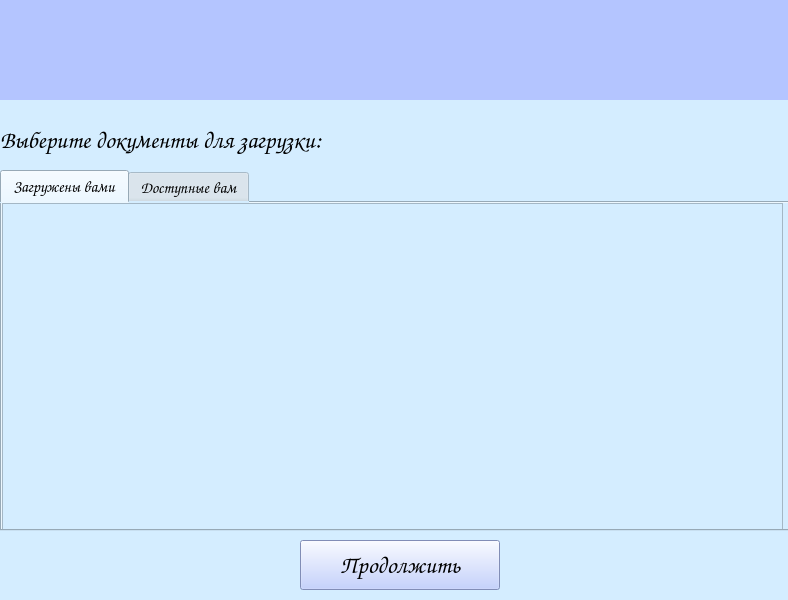
<?xml version="1.0" encoding="UTF-8"?>
<ui version="4.0">
 <class>tableDocumentsWindow</class>
 <widget class="QMainWindow" name="tableDocumentsWindow">
  <property name="windowModality">
   <enum>Qt::NonModal</enum>
  </property>
  <property name="geometry">
   <rect>
    <x>0</x>
    <y>0</y>
    <width>788</width>
    <height>600</height>
   </rect>
  </property>
  <property name="font">
   <font>
    <weight>50</weight>
    <bold>false</bold>
   </font>
  </property>
  <property name="windowTitle">
   <string>Experiment</string>
  </property>
  <property name="styleSheet">
   <string notr="true">background-color: rgb(212, 237, 255);</string>
  </property>
  <widget class="QWidget" name="centralwidget">
   <widget class="QLabel" name="hiLabel">
    <property name="geometry">
     <rect>
      <x>0</x>
      <y>0</y>
      <width>800</width>
      <height>100</height>
     </rect>
    </property>
    <property name="font">
     <font>
      <family>Comic Sans MS</family>
      <pointsize>20</pointsize>
      <weight>75</weight>
      <italic>false</italic>
      <bold>true</bold>
     </font>
    </property>
    <property name="layoutDirection">
     <enum>Qt::LeftToRight</enum>
    </property>
    <property name="autoFillBackground">
     <bool>false</bool>
    </property>
    <property name="styleSheet">
     <string notr="true">background-color: rgb(180, 197, 255);</string>
    </property>
    <property name="text">
     <string/>
    </property>
    <property name="alignment">
     <set>Qt::AlignCenter</set>
    </property>
    <property name="wordWrap">
     <bool>true</bool>
    </property>
   </widget>
   <widget class="QPushButton" name="continueButton">
    <property name="geometry">
     <rect>
      <x>300</x>
      <y>540</y>
      <width>200</width>
      <height>50</height>
     </rect>
    </property>
    <property name="font">
     <font>
      <family>Comic Sans MS</family>
      <pointsize>18</pointsize>
      <weight>75</weight>
      <bold>true</bold>
     </font>
    </property>
    <property name="styleSheet">
     <string notr="true">background-color: rgb(180, 197, 255);</string>
    </property>
    <property name="text">
     <string>Продолжить</string>
    </property>
    <property name="default">
     <bool>false</bool>
    </property>
    <property name="flat">
     <bool>false</bool>
    </property>
   </widget>
   <widget class="QLabel" name="infoLabel">
    <property name="geometry">
     <rect>
      <x>0</x>
      <y>110</y>
      <width>800</width>
      <height>60</height>
     </rect>
    </property>
    <property name="font">
     <font>
      <family>Comic Sans MS</family>
      <pointsize>18</pointsize>
      <weight>50</weight>
      <italic>false</italic>
      <bold>false</bold>
     </font>
    </property>
    <property name="layoutDirection">
     <enum>Qt::LeftToRight</enum>
    </property>
    <property name="autoFillBackground">
     <bool>false</bool>
    </property>
    <property name="styleSheet">
     <string notr="true"/>
    </property>
    <property name="text">
     <string>Выберите документы для загрузки:</string>
    </property>
    <property name="alignment">
     <set>Qt::AlignLeading|Qt::AlignLeft|Qt::AlignVCenter</set>
    </property>
    <property name="wordWrap">
     <bool>false</bool>
    </property>
    <property name="margin">
     <number>5</number>
    </property>
   </widget>
   <widget class="QTabWidget" name="tabWidget">
    <property name="geometry">
     <rect>
      <x>0</x>
      <y>170</y>
      <width>791</width>
      <height>361</height>
     </rect>
    </property>
    <property name="font">
     <font>
      <family>Comic Sans MS</family>
      <pointsize>12</pointsize>
     </font>
    </property>
    <property name="layoutDirection">
     <enum>Qt::LeftToRight</enum>
    </property>
    <property name="currentIndex">
     <number>0</number>
    </property>
    <widget class="QWidget" name="tab">
     <property name="font">
      <font>
       <family>Comic Sans MS</family>
       <pointsize>16</pointsize>
      </font>
     </property>
     <attribute name="title">
      <string>Загружены вами</string>
     </attribute>
     <widget class="QTableWidget" name="tableCreateDocumentWidget">
      <property name="geometry">
       <rect>
        <x>0</x>
        <y>0</y>
        <width>781</width>
        <height>331</height>
       </rect>
      </property>
      <property name="font">
       <font>
        <family>Comic Sans MS</family>
        <pointsize>14</pointsize>
       </font>
      </property>
      <property name="editTriggers">
       <set>QAbstractItemView::NoEditTriggers</set>
      </property>
     </widget>
    </widget>
    <widget class="QWidget" name="tab_2">
     <attribute name="title">
      <string>Доступные вам</string>
     </attribute>
     <widget class="QTableWidget" name="tableAvailableDocumentWidget">
      <property name="geometry">
       <rect>
        <x>0</x>
        <y>0</y>
        <width>781</width>
        <height>331</height>
       </rect>
      </property>
      <property name="font">
       <font>
        <family>Comic Sans MS</family>
        <pointsize>14</pointsize>
       </font>
      </property>
      <property name="editTriggers">
       <set>QAbstractItemView::NoEditTriggers</set>
      </property>
     </widget>
    </widget>
   </widget>
  </widget>
 </widget>
 <resources/>
 <connections/>
</ui>
